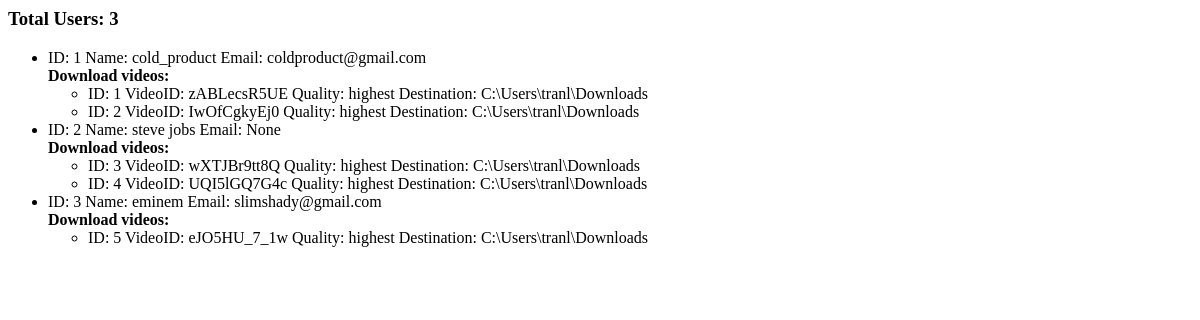
/get_users, run on an earlier commit of the app's database.
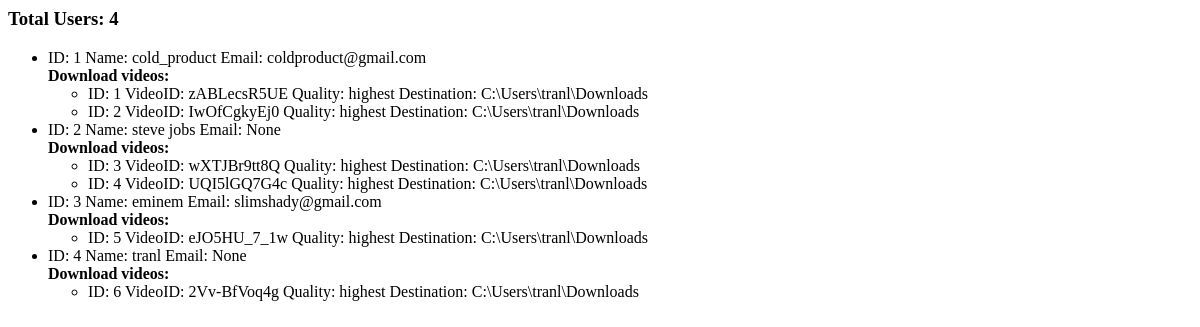
And on a later commit of the database.
### app/models/user.py (models this page shows, shortened)
class User(db.Model):
    id = db.Column(db.Integer, primary_key=True)
    name = db.Column(db.String(100))
    email = db.Column(db.String(100), unique=True)
    downloaded_videos = db.relationship('Video', backref='user')

### app/models/video.py (models this page shows, shortened)
class Video(db.Model):
    id = db.Column(db.Integer, primary_key=True)
    videoId = db.Column(db.String(20))
    quality = db.Column(db.String(20))
    destination = db.Column(db.String(100))
    user_id = db.Column(db.Integer, db.ForeignKey('user.id'))

### app/helper/routes.py (the view)
@blueprint.route('/get_users', methods=['GET'])
def get_users():
    return render_template('users.html', users=User.query.all())

### app/templates/users.html
<h3>Total Users: {{users|length}}</h3>
<ul>
    {% for user in users %}
    <li>ID: {{user.id}} Name: {{user.name}} Email: {{user.email}}</li>
    <b>Download videos:</b>
    <ul>
        {% for video in user.downloaded_videos %}
        <li>ID: {{video.id}} VideoID: {{video.videoId}} Quality: {{video.quality}} Destination: {{video.destination}}
        </li>
        {% endfor %}
    </ul>
    {% endfor %}
</ul>

What changed in the data, as far as the page shows it:
added User: id "4", name "tranl", email "None"
added Video: id "6", videoId "2Vv-BfVoq4g", quality "highest", destination "C:\\Users\\tranl\\Downloads", shown under "4"
Also different on the page:
{{ users|length }}: "3" → "4"
